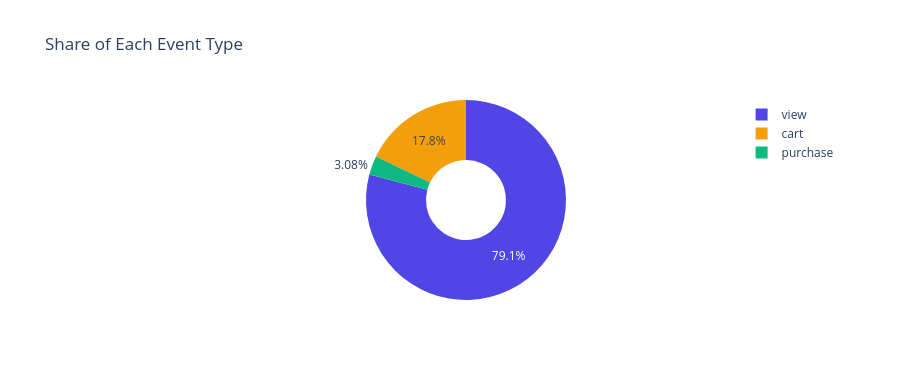

The code cell stored with this chart in its notebook:
### Markdown cell above
## Biggest problem is at the BOTTOM of the funnel

### Code cell
# understanding the volume of each event type across the whole dataset
# before deduplication — use df_raw or recount from df

event_counts = df['event_type'].value_counts().reset_index()
event_counts.columns = ['event_type', 'count']

fig = px.pie(event_counts, values='count', names='event_type',title='Share of Each Event Type',color_discrete_sequence=['#4F46E5', '#F59E0B', '#10B981'],hole=0.4)
fig.update_layout(height=380)
fig.show()

total = event_counts['count'].sum()
for _, row in event_counts.iterrows():
    pct = round(100 * row['count'] / total, 1)
    print(f"  {row['event_type']:10} : {row['count']:,}  ({pct}% of all events)")

### Figure 1 — Plotly figure (JSON) as saved in the notebook; plotly's stock layout.template omitted (floating-point values rounded to 4 significant figures)
{"data": [{"domain": {"x": [0, 1], "y": [0, 1]}, "hole": 0.4, "hovertemplate": "event_type=%{label}<br>count=%{value}<extra></extra>", "labels": ["view", "cart", "purchase"], "legendgroup": "", "name": "", "showlegend": true, "type": "pie", "values": [1676087, 377494, 65293]}], "layout": {"height": 380, "legend": {"tracegroupgap": 0}, "piecolorway": ["#4F46E5", "#F59E0B", "#10B981"], "title": {"text": "Share of Each Event Type"}}}
